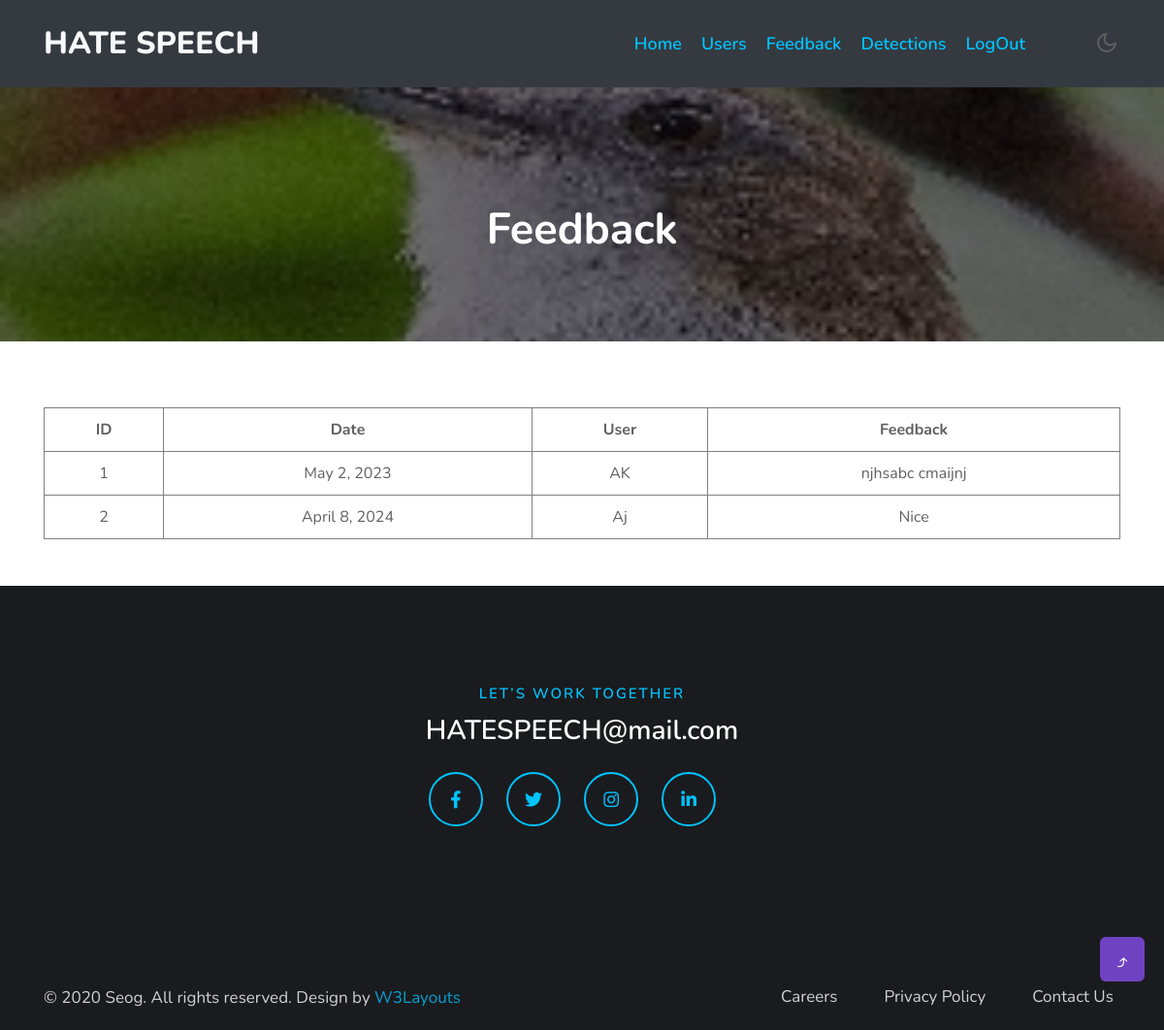
Page /adminViewFeedback (signed in) on the committed database.
### hsApp/models.py (models this page shows)
class Feedback(models.Model):
    date = models.DateField(auto_now_add=True)
    feedback = models.CharField(max_length=200)
    user = models.ForeignKey(Users, on_delete=models.CASCADE)

class Users(models.Model):
    name = models.CharField(max_length=50)
    email = models.EmailField()
    phone = models.CharField(max_length=20)
    address = models.CharField(max_length=200)
    document = models.FileField(upload_to="docs")
    user = models.ForeignKey(User, on_delete=models.CASCADE)

### hsApp/views.py (the view)
# urls.py: path("adminViewFeedback", views.adminViewFeedback),
def adminViewFeedback(request):
    if 'email' in request.session:
     request.session['email']
     data = Feedback.objects.all()
     return render(request, "adminViewFeedback.html", {"data": data})
    else:
       return redirect("/login")

### templates/adminViewFeedback.html (shortened to what this page needs)
{% extends "adminBase.html" %} {% block content %}
<section class="w3l-inner-page-breadcrumb">
	<div class="breadcrumb-bg py-5">
		<div class="container pt-lg-5 pt-md-3 p-lg-4 pb-md-3 my-lg-3">
			<h2 class="title pt-5">Feedback</h2>
		</div>
	</div>
</section>
<div class="w3l-contact-10" id="contact">
	<div class="form-41-mian py-lg-5 py-md-4 py-2">
		<div class="container">
			<div class="header-title text-center mx-auto">
				<table>
					<tr>
						<th>ID</th>
						<th>Date</th>
						<th>User</th>
						<th>Feedback</th>
					</tr>
					{% for d in data %}
					<tr>
						<td>{{d.id}}</td>
						<td>{{d.date}}</td>
						<td>{{d.user.name}}</td>
						<td>{{d.feedback}}</td>
					</tr>
					{% endfor %}
				</table>
			</div>
		</div>
	</div>
</div>
{% endblock %}

### templates/adminViewFeedback.html (style rules this page uses)
table { width: 100%; margin-top: 20px; }
th, td { padding: 10px; }
table, th, td { border: 1px solid gray; }

### rows in the picture
Feedback: id "1", date "May 2, 2023", user.name "AK", feedback "njhsabc cmaijnj"
Feedback: id "2", date "April 8, 2024", user.name "Aj", feedback "Nice"
